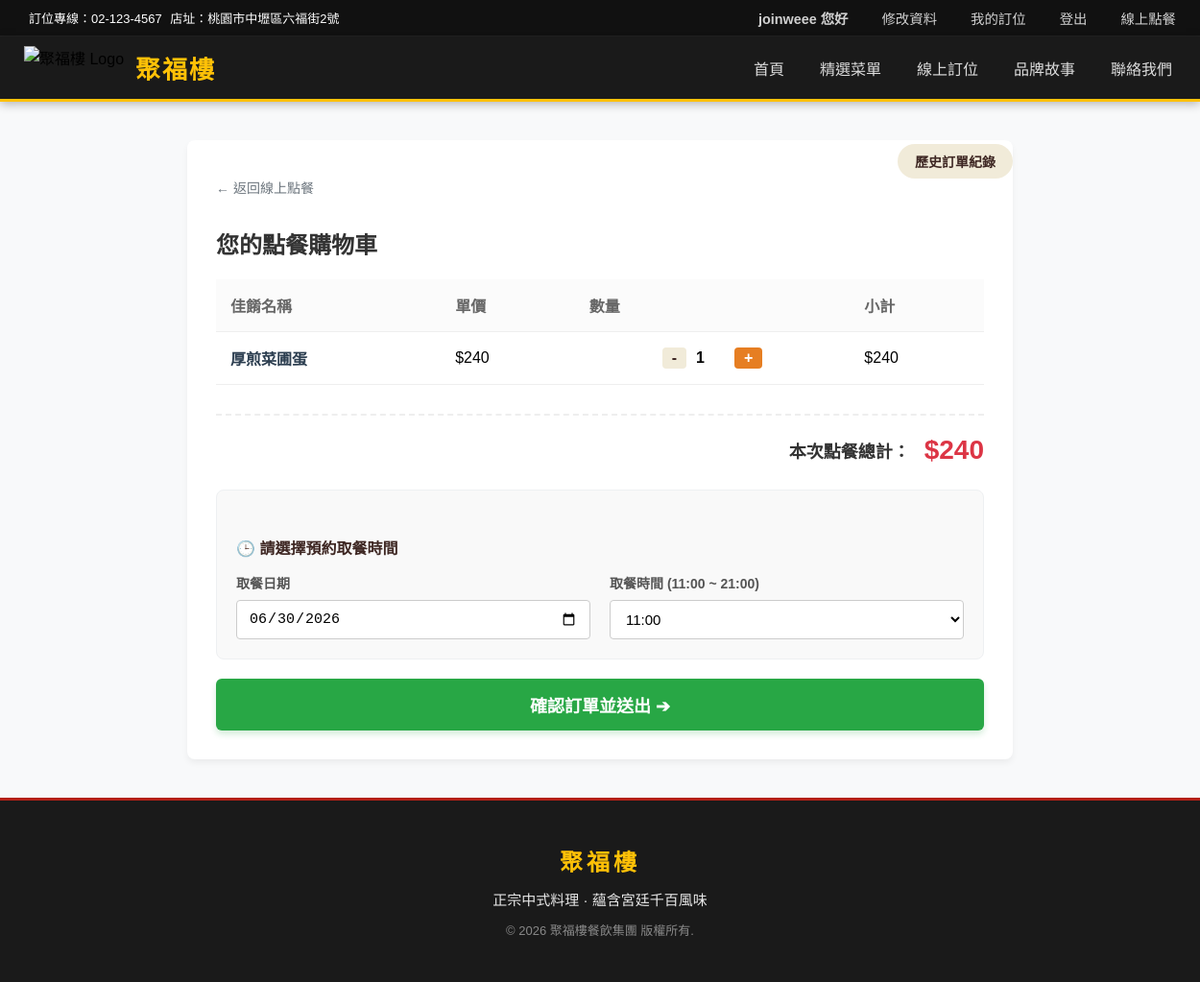
/view_cart/ (signed in), run on the app's committed database.
### myapp/models.py (models this page shows, shortened)
class CustomMember(AbstractBaseUser,PermissionsMixin):
    username = models.CharField('會員帳號', max_length=50, unique=True)
    last_name = models.CharField('姓氏', max_length=20)
    first_name = models.CharField('名字', max_length=30)
    password = models.CharField('密碼', max_length=128)
    email = models.EmailField('電子信箱', unique=True)
    phone = models.CharField('電話號碼', max_length=15, blank=True, null=True)
    birthday = models.DateField('生日', blank=True, null=True)
    GENDER_CHOICES = [('M', '男'), ('F', '女'), ('O', '其他')]
    gender = models.CharField('性別', max_length=1, choices=GENDER_CHOICES, blank=True, null=True)
    created_at = models.DateTimeField('註冊時間', auto_now_add=True)
    is_active = models.BooleanField(default=True, verbose_name="啟用狀態")
    is_staff = models.BooleanField(default=False, verbose_name="後台登入權限")
    USERNAME_FIELD = 'username'
    REQUIRED_FIELDS = ['email']
    objects = CustomMemberManager()
    class Meta:
        db_table = 'myapp_custommember'
        app_label = 'myapp'

class CartItem(models.Model):
    member =models.ForeignKey(CustomMember,on_delete=models.CASCADE,verbose_name="會員")
    item = models.ForeignKey(Dish,on_delete=models.CASCADE,verbose_name="餐點")
    quantity=models.PositiveIntegerField(default=1,verbose_name="數量")
    created_at = models.DateTimeField(auto_now_add=True)

class Dish(models.Model):
    name = models.CharField(max_length=100)
    price = models.IntegerField()
    image = models.ImageField(upload_to='dishes/', default='dishes/default.jpg')
    spicy_level = models.IntegerField(default=0, verbose_name="辣度等級")
    description = models.TextField(blank=True, null=True, verbose_name="介紹")
    is_recommended = models.BooleanField(default=False, verbose_name="主廚推薦")
    CATEGORY_CHOICES = [
        ('appetizer', '開胃菜'),
        ('meat', '肉類'),
        ('seafood', '海鮮'),
        ('vegetarian', '素食'),
        ('soup', '湯品'),
        ('dessert','甜點'),
        ('rice_and_noodles', '飯類和麵類'),
        ('egg_and_tofu', '蛋類和豆腐類'),
    ]
    category = models.CharField(max_length=50, choices=CATEGORY_CHOICES, default='appetizer', verbose_name="分類")
    is_available = models.BooleanField(default=True, verbose_name="是否供應") # 點餐功能需要這個
    class Meta:
        verbose_name = "菜色"
        verbose_name_plural = "菜單管理"
    category = models.CharField(
        max_length=20,
        choices=CATEGORY_CHOICES,
        default='all',
        verbose_name="網頁分類標籤"
    )

### myapp/views.py (the view)
# urls.py: path('view_cart/',views.view_cart,name='view_cart'),
@login_required(login_url='/user_login/') # 🛡️ 官方防禦：沒登入直接踢去登入頁！
def view_cart(request):
    member = request.user
    if member.last_name or member.first_name:
        member_name = f"{member.last_name}{member.first_name}"
    else:
        member_name = member.username
    cart_items = CartItem.objects.filter(member=member)
    for item in cart_items:
        item.subtotal = item.item.price * item.quantity
    total_amount = sum(cart_item.item.price * cart_item.quantity for cart_item in cart_items)
    START_HOUR = 11
    END_HOUR = 21
    TIME_INTERVAL = 15
    time_choices = []
    for hour in range(START_HOUR, END_HOUR + 1):
        for minute in range(0, 60, TIME_INTERVAL):
            if hour == END_HOUR and minute > 0:
                continue
            time_str = f"{hour:02d}:{minute:02d}"
            time_choices.append(time_str)
    context = {
        'cart_items': cart_items,
        'total_amount': total_amount,
        'member_name': member_name,
        'is_login': True, # 既然過了大門，絕對是登入狀態
        'time_choices': time_choices, # 時間清單也順利塞進來了！
    }
    return render(request, 'view_cart.html', context)

### templates/view_cart.html (shortened to what this page needs)
{% extends 'base.html' %}
{% load static %}
{% block extra_css %}
<link rel="stylesheet" href="{% static 'css/cart.css' %}">
{% endblock %}
{% block content %}
<div class="cart-container">
    {% if cart_items %}
        <div class="back-to-menu">
            <a href="{% url 'order_online' %}" class="nav-link-left">← 返回線上點餐</a>
            <a href="{% url 'order_history' %}" class="nav-link-right"> 歷史訂單紀錄</a>
        </div>
        <h2 class="cart-title"> 您的點餐購物車</h2>
        <table class="cart-table">
            <thead>
                <tr>
                    <th>佳餚名稱</th>
                    <th class="text-center">單價</th>
                    <th class="text-center">數量</th>
                    <th class="text-right">小計</th>
                </tr>
            </thead>
            <tbody>
                {% for item in cart_items %}
                <tr>
                    <td class="dish-name">{{ item.item.name }}</td>
                    <td class="text-center dish-price">${{ item.item.price }}</td>
                    <td class="text-center">
                        <div class="quantity-controller">
                            <a href="javascript:void(0);"
                            data-url="{% url 'update_cart_quantity' item.item.id 'decrease' %}"
                            class="btn-qty-minus btn-qty-ajax">-</a>
                            <span class="qty-number qty-num-{{ item.item.id }}">{{ item.quantity }}</span>
                            <a href="javascript:void(0);"
                            data-url="{% url 'update_cart_quantity' item.item.id 'increase' %}"
                            class="btn-qty-plus btn-qty-ajax">+</a>
                        </div>
                    </td>
                    <td class="text-right dish-subtotal">${{ item.subtotal }}</td>
                </tr>
                {% endfor %}
            </tbody>
        </table>
        <div class="cart-summary-area">
            <div class="cart-total">
                本次點餐總計：<span class="total-price-text">${{ total_amount }}</span>
            </div>
            <form action="{% url 'checkout' %}" method="POST" class="checkout-form">
                <div class="booking-box">
                    <h5 class="booking-title">🕒 請選擇預約取餐時間</h5>
                    <div class="booking-row">
                        <div class="booking-field">
                            <label class="form-label">取餐日期</label>
                            <input type="date" name="pickup_date" id="pickup_date" class="form-control" required>
                        </div>
                        <div class="booking-field">
                            <label class="form-label">取餐時間 (11:00 ~ 21:00)</label>
                            <select name="pickup_time_slot" id="pickup_time_slot" class="form-select" required>
                                {% for time_slot in time_choices %}
                                    <option value="{{ time_slot }}">{{ time_slot }}</option>
                                {% endfor %}
                            </select>
                        </div>
                    </div>
                </div>
                <button type="submit" class="btn-checkout">
                    確認訂單並送出 ➔
                </button>
            </form>
        </div>
    {% endif %}
</div>
{% endblock %}

### templates/base.html (shortened to what this page needs)
{% load static %}
<!DOCTYPE html>
<html lang="zh-Hant">
<head>
    <link rel="stylesheet" href="{% static 'css/base.css' %}">
    {% block extra_css %}{% endblock %}
</head>
<body>
    <nav class="top-navbar">
        <div class="nav-container">
            <div class="contact-info">
                <span class="info-item"> 訂位專線：02-123-4567</span>
                <span class="info-item"> 店址：桃園市中壢區六福街2號</span>
            </div>
            <div class="member-links">
                {% if request.user.is_authenticated %}
                    <span class="nav-link-item member-name-nav">
                         {{ request.user.last_name }}{{ request.user.first_name }} 您好
                    </span>
                    <a href="{% url 'edit_profile' %}" class="nav-link-item">
                         修改資料
                    </a>
                    <a href="{% url 'my_bookings' %}"class="nav-link-item">我的訂位 </a>
                    <a href="{% url 'logout' %}" class="nav-link-item"> 登出</a>
                {% else %}
                    <a href="{% url 'user_login' %}" class="nav-link-item"><i class="fas fa-user"></i> 會員登入</a>
                {% endif %}
                <a href="{% url 'order_online' %}" class="nav-link-item"> 線上點餐</a>
            </div>
        </div>
    </nav>
    <header class="main-header">
        <div class="nav-container main-nav-flex">
            <div class="logo-area">
                <img src="{% static 'images/logo.png' %}" alt="聚福樓 Logo" class="logo-img">
                <a class="brand-name" href="{% url 'index' %}">聚福樓</a>
            </div>
            <nav class="main-menu">
                <ul class="menu-list">
                    <li><a href="{% url 'index' %}"> 首頁</a></li>
                    <li><a href="{% url 'menu' %}"> 精選菜單</a></li>
                    <li><a href="{% url "book_table" %}"> 線上訂位</a></li>
                    <li><a href="{% url "brand_story" %}"> 品牌故事</a></li>
                    <li><a href="{% url "contact_us" %}"> 聯絡我們</a></li>
                </ul>
            </nav>
        </div>
    </header>
    <main class="content-wrapper">
        {% block content %}
        {% endblock %}
    </main>
    <footer class="site-footer">
        <div class="footer-container">
            <h3 class="footer-logo">聚福樓</h3>
            <p class="footer-slogan">正宗中式料理 · 蘊含宮廷千百風味</p>
            <p class="footer-copy">© 2026 聚福樓餐飲集團 版權所有.</p>
        </div>
    </footer>
</body>
</html>

### static/css/base.css (style rules this page uses)
:root { --primary-red: #b32017; --gold-color: #ffc107; --dark-bg: #1a1a1a; --text-white: #ffffff; --text-muted: #888888; }
html, body { height: 100%; margin: 0; padding: 0; }
body { font-family: -apple-system, BlinkMacSystemFont, "Segoe UI", Roboto, "Helvetica Neue", Arial, sans-serif; display: flex; flex-direction: column; min-height: 100vh; background-color: #fcfcfc; }
a { text-decoration: none; color: inherit; transition: color 0.3s ease; }
ul { list-style: none; margin: 0; padding: 0; }
.nav-container { max-width: 1200px; margin: 0 auto; padding: 0 20px; display: flex; justify-content: space-between; align-items: center; width: 100%; }
.top-navbar { background-color: #111111; color: var(--text-white); font-size: 13px; padding: 8px 0; border-bottom: 1px solid #222; }
.nav-link-item { margin-left: 20px; opacity: 0.8; }
.main-header { background-color: var(--dark-bg); position: sticky; top: 0; z-index: 1000; box-shadow: 0 2px 10px rgba(0, 0, 0, 0.3); padding: 10px 0; border-bottom: 3px solid var(--gold-color); }
.main-nav-flex { display: flex; justify-content: space-between; align-items: center; }
.logo-area { display: flex; align-items: center; gap: 12px; }
.logo-img { height: 45px; width: auto; }
.brand-name { color: var(--gold-color); font-size: 26px; font-weight: bold; letter-spacing: 2px; }
.menu-list { display: flex; gap: 25px; }
.menu-list a { color: rgba(255, 255, 255, 0.85); font-size: 16px; font-weight: 500; padding: 8px 4px; }
.content-wrapper { flex: 1 0 auto; }
.site-footer { flex-shrink: 0; background-color: var(--dark-bg); color: var(--text-white); text-align: center; padding: 45px 20px; border-top: 3px solid var(--primary-red); }
.footer-logo { color: var(--gold-color); font-size: 24px; margin: 0 0 12px 0; letter-spacing: 4px; }
.footer-slogan { margin: 0 0 12px 0; font-size: 15px; opacity: 0.9; }
.footer-copy { margin: 0; font-size: 13px; color: var(--text-muted); }
.member-name-nav { color: #ffbe2e; font-weight: bold; cursor: default; }
.member-links { display: flex; align-items: center; gap: 15px; }
.member-links .nav-link-item { color: #ffffff; text-decoration: none; font-size: 0.9rem; }

### data on the page
CustomMember: user.last_name "join", user.first_name "weee"
CartItem: item.name "厚煎菜圃蛋", item.price "240", quantity "1", subtotal "240"

### other printed values
{{ total_amount }} "240"
form field pickup_time_slot "11:00"
